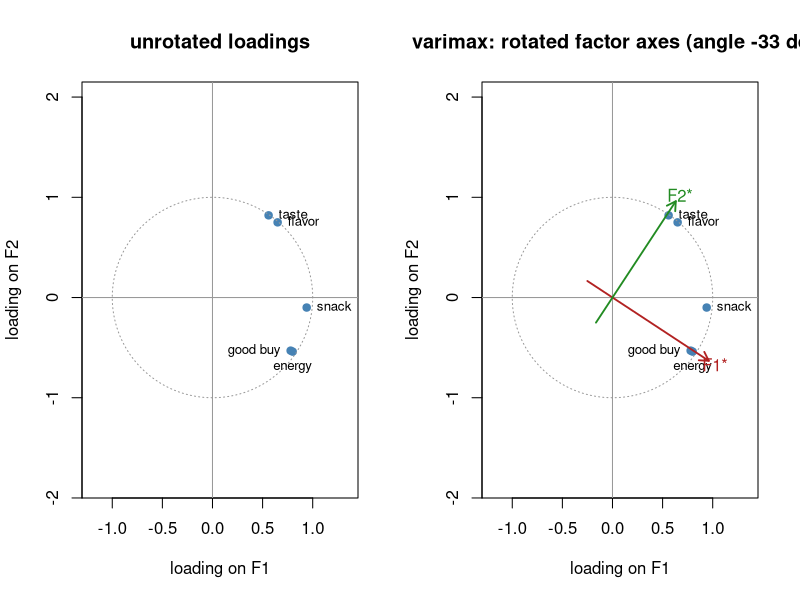

R code for this plot:
# Varimax rotation of the principal component loadings of the consumer-preference data.
vars <- c("taste", "good buy", "flavor", "snack", "energy")
L <- matrix(c(0.56, 0.82, 0.78, -0.53, 0.65, 0.75, 0.94, -0.10, 0.80, -0.54), ncol = 2, byrow = TRUE,
            dimnames = list(vars, c("F1", "F2")))

rot <- varimax(L, normalize = TRUE, eps = 1e-10)  # Kaiser-normalized varimax
Tm <- rot$rotmat
print(rot$loadings)
angle <- atan2(Tm[2, 1], Tm[1, 1]) * 180 / pi

tt <- seq(0, 2 * pi, length.out = 300)
par(mfrow = c(1, 2))
for (rotated in c(FALSE, TRUE)) {
  plot(L, pch = 19, col = "steelblue", asp = 1, xlim = c(-1.2, 1.35), ylim = c(-1.2, 1.35),
       xlab = "loading on F1", ylab = "loading on F2",
       main = if (rotated) sprintf("varimax: rotated factor axes (angle %.0f deg)", angle) else "unrotated loadings")
  abline(h = 0, v = 0, col = "gray60")
  lines(cos(tt), sin(tt), lty = 3, col = "gray60")
  text(L, labels = vars, pos = c(4, 2, 4, 4, 1), cex = 0.8)
  if (rotated) {
    cols <- c("firebrick", "forestgreen")
    for (j in 1:2) {
      d <- Tm[, j]
      arrows(-0.3 * d[1], -0.3 * d[2], 1.15 * d[1], 1.15 * d[2], col = cols[j], lwd = 1.8, length = 0.1)
      text(1.22 * d[1], 1.22 * d[2], paste0("F", j, "*"), col = cols[j])
    }
  }
}
